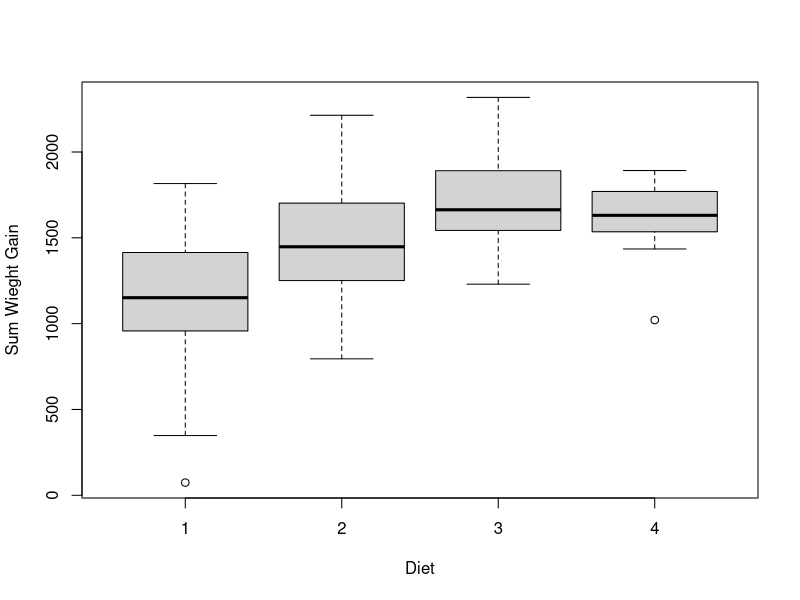
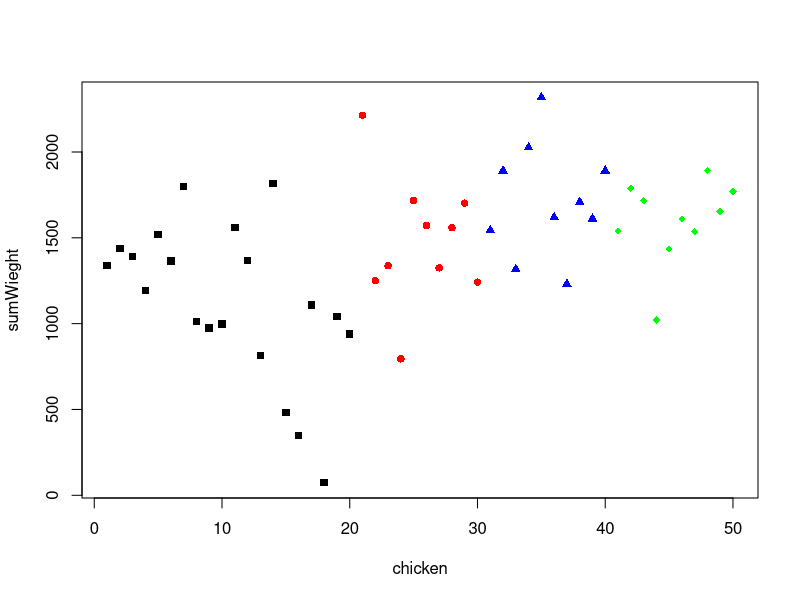
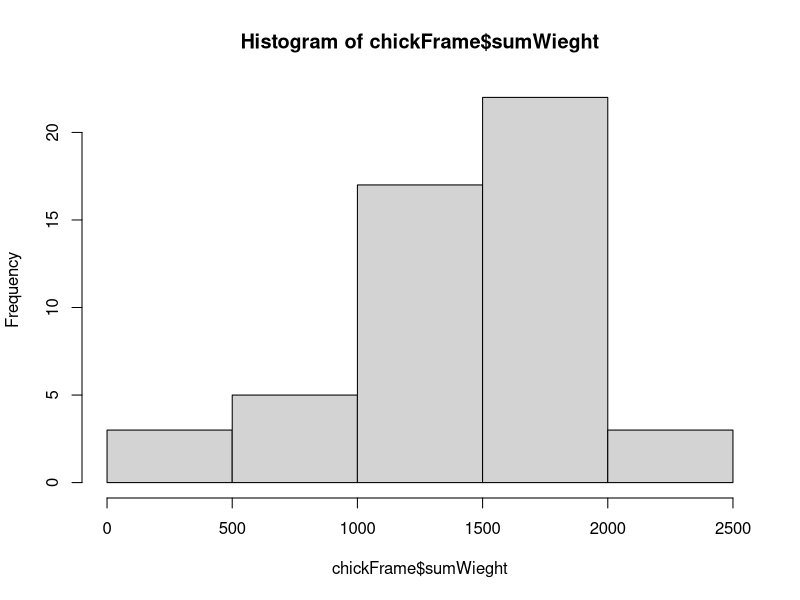

The R script that drew these images, in order:
data(ChickWeight)
chicklist = list()
for(chicken in 1:50){
  tempSet <- subset(ChickWeight, Chick == chicken)
  chickDiet <- tempSet$Diet[[1]]
  sumWieght <- sum(tempSet$weight)
  sumTime <- sum(tempSet$Time)
  tempFrame <- data.frame(chicken, sumWieght, sumTime, chickDiet)
  chicklist[[chicken]] <- tempFrame
}
chickFrame = do.call(rbind, chicklist)
boxplot(sumWieght~chickDiet, data=chickFrame, xlab="Diet", ylab="Sum Wieght Gain")
plot(sumWieght~chicken,
     data=chickFrame,
     pch= c(15, 16, 17, 18)[as.numeric(chickDiet)],
     col = c("black", "red", "blue", "green")[as.numeric(chickDiet)])
hist(chickFrame$sumWieght)